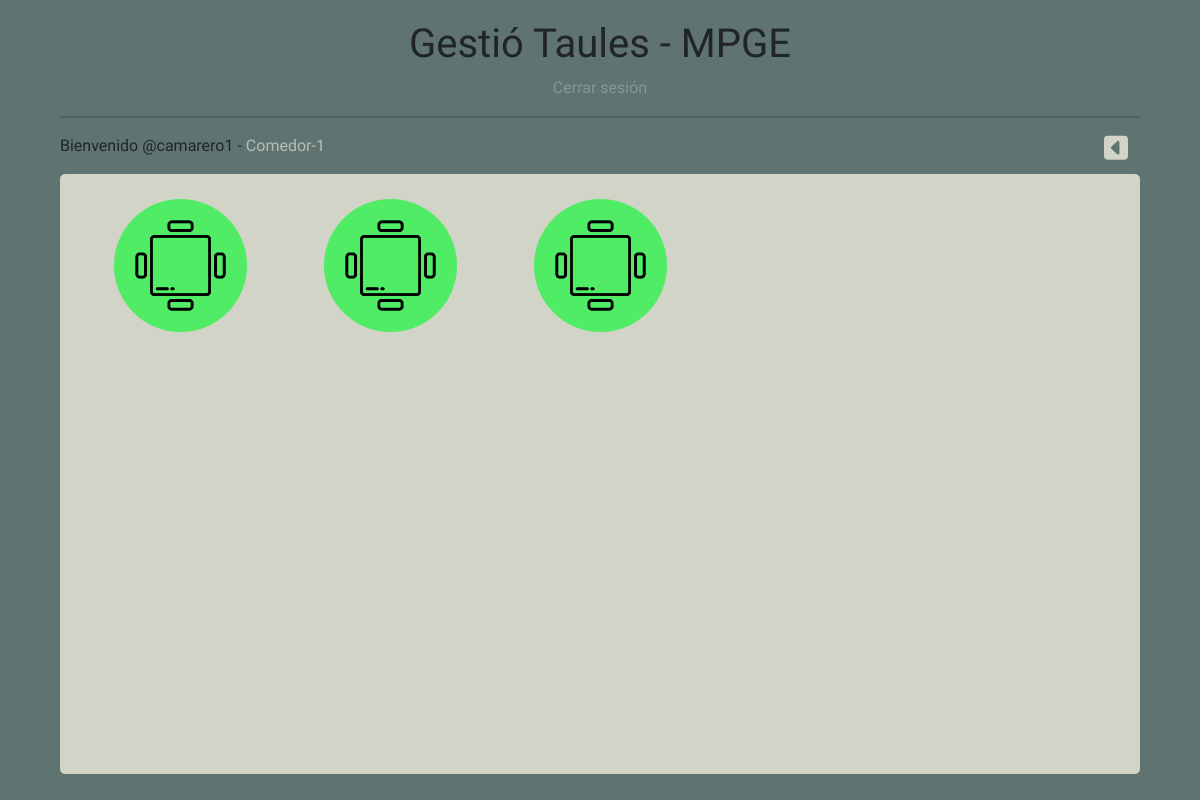
The app's page /view/mostrarmesas.php?sala=2, older data.
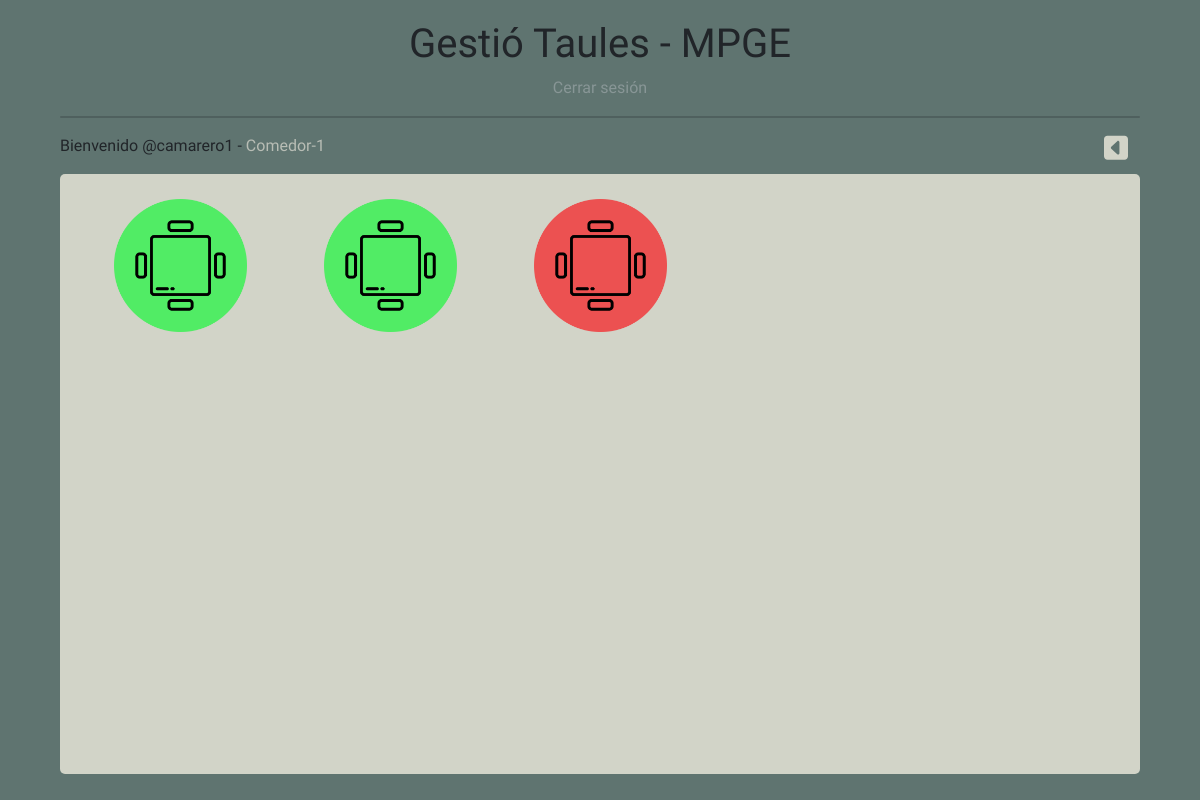
The same page, newer data.
### tables this page shows
CREATE TABLE `tbl_sala` (
  `Id_sala` int(11) NOT NULL,
  `capacidad_sala` int(11) NOT NULL,
  `nombre_sala` varchar(50) NOT NULL
);

CREATE TABLE `tbl_mesa` (
  `Id_mesa` int(11) NOT NULL,
  `capacidad_mesa` int(11) NOT NULL,
  `Estado` enum('ocupada','libre','mantenimiento') NOT NULL,
  `Sala` int(11) NOT NULL
);

### modal/sala.php (called while the page is built, shortened)
<?php
class Sala{
   public static function nameById(int $id){
       require "../controller/conexion.php";
       try {
           $stmt=$pdo->prepare("SELECT nombre_sala FROM tbl_sala where Id_sala=?");
           $stmt -> bindparam( 1,$id);
           $stmt->execute();
           $resultado= $stmt -> fetch(PDO::FETCH_ASSOC);
           return $resultado;
       }catch (Exception $e){
           echo "<script>alert('Error al mostrar datos de las salas')</script>";
       }
   }
}

### modal/mesa.php (called while the page is built, shortened)
<?php
class Mesa{
    public static function getAllBySalaId (int $id){
        require "../controller/conexion.php";
        try {
            $stmt=$pdo->prepare("SELECT  * FROM tbl_mesa where Sala=?");
            $stmt -> bindparam( 1,$id);
            $stmt->execute();
            return $stmt;
        }catch (Exception $e){
            echo "<script>alert('Error al mostrar datos de las mesas de la sala '.$id)</script>";
        }
    }
}

### view/mostrarmesas.php (the view, shortened to what this page needs)
<!DOCTYPE html>
<html lang="en">
<head>
    <link href="https://cdn.jsdelivr.net/npm/bootstrap@5.1.3/dist/css/bootstrap.min.css" rel="stylesheet">
    <link rel="stylesheet" href="../static/css/styles.css">
</head>
<body>
<div class="nav">
    <h1>Gestió Taules - MPGE</h1>
    <a class="cerrarsesion" href="login.html">Cerrar sesión</a>
    <hr class="separador">
</div>
<div class="mininav">
    <p class="bienvenida">Bienvenido @camarero1 - <span>
    <?php
    require_once "../modal/sala.php";
    $ListaSalas=Sala::nameById($_GET['sala']);
    foreach ($ListaSalas as $salas => $sala){
        echo $sala;
    }
    ?>
            </span></p>
    <a href="../view/principal.php" title="close" class="close"></a>
</div>
<?php
require_once '../controller/conexion.php';
require_once '../modal/mesa.php';
$mesas=Mesa::getAllBySalaId($_GET['sala']);
$resultado = $mesas->fetchAll(PDO::FETCH_ASSOC);
?>
<div class="contenedor">
    <?php
    foreach ($resultado as $mesa){
        echo "<div class='mesas'>";
        if($mesa['capacidad_mesa']=='4' && $mesa['Estado']=='libre'){
            echo "<img name='js-open-modal' src='../static/img/4disponible.png'"."onClick="."clickMe2({$mesa['Id_mesa']},'ocupada',{$_GET['sala']})".">";
        }
        if($mesa['capacidad_mesa']=='4' && $mesa['Estado']=='ocupada'){
            echo "<img src='../static/img/4ocupado.png'"."onClick="."clickMe({$mesa['Id_mesa']},'libre',{$_GET['sala']})".">";
        }
        echo "</div>";
    }
    ?>
</div>
</body>
</html>

### static/css/styles.css (style rules this page uses)
* { font-family: 'Lilita One', cursive; padding: 0; margin: 0; text-decoration: none; list-style: none; box-sizing: border-box; }
body { background-color: #5F7470; }
::placeholder { color: #889696; opacity: 1; }
.nav { padding: 20px 0 0 0; display: flex; flex-direction: column; align-items: center; }
.separador { width: 90%; }
hr:not([size]) { height: 2px; border-radius: 5px; }
.cerrarsesion { text-decoration: none; color: #889696; }
.bienvenida { padding: 0 0 0 5%; }
.contenedor { width: 90%; height: calc(100vh - 200px); background-color: #D2D4C8; margin: 0 auto; border-radius: 5px; justify-content: center; align-items: baseline; padding: 15px; }
span { color: #B8BDB5; }
.mininav { display: flex; }
.close { width: 2%; height: 2%; position: fixed; left: 92%; fill: #D2D4C8; }
.mesas { width: 20%; height: auto; display: flex; justify-content: center; padding: 10px; overflow: hidden; float: left; }
.mesas img { width: 70%; }

Row changes from the older to the newer data that the page shows:
changed tbl_mesa (number 3 of 3 on the later page): Estado: picture added; Estado: picture removed
